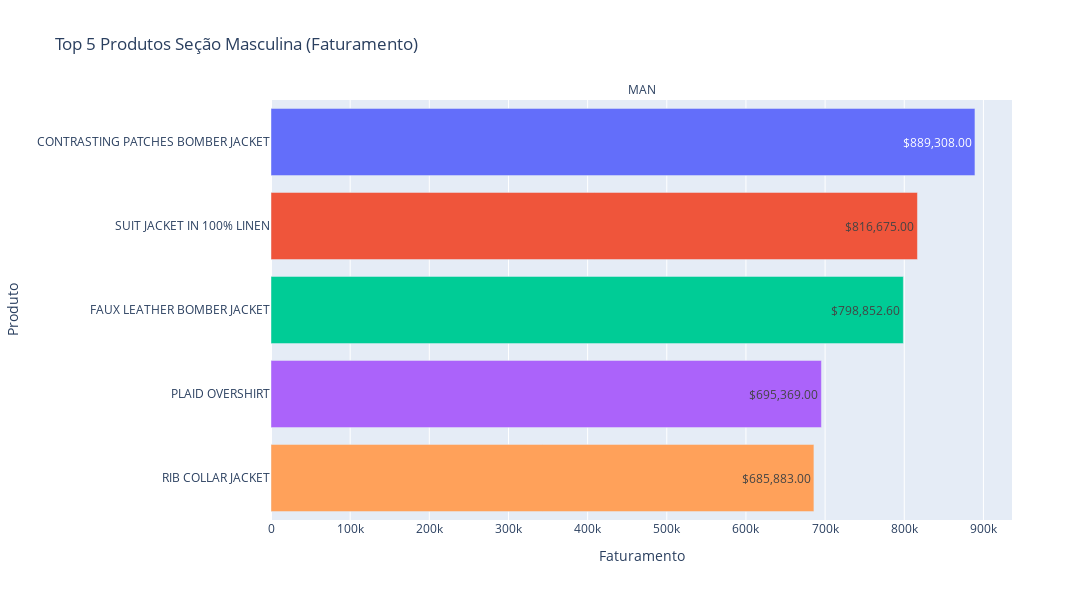

Notebook code for this chart:
### Code cell
fig = px.bar(
    top_5_secao_masc_faturamento,
    x='Total price',
    y='name',
    facet_col='section',
    orientation='h',
    color='name',
    title='Top 5 Produtos Seção Masculina (Faturamento)',
    text=top_5_secao_masc_faturamento['Total price'].apply(lambda x: f'${x:,.2f}')
)

fig.update_layout(
    height=600,
    width=1200,
    showlegend=False,
    yaxis_title='Produto',
    xaxis_title='Faturamento'
)
fig.for_each_annotation(lambda a: a.update(text=a.text.split("=")[-1]))  # Limpa texto do título das facetas
fig.show()

### Figure 1 — Plotly figure (JSON) as saved in the notebook; plotly's stock layout.template omitted (floating-point values rounded to 4 significant figures)
{"data": [{"alignmentgroup": "True", "hovertemplate": "name=%{y}<br>section=MAN<br>Total price=%{x}<br>text=%{text}<extra></extra>", "legendgroup": "CONTRASTING PATCHES BOMBER JACKET", "marker": {"color": "#636efa", "pattern": {"shape": ""}}, "name": "CONTRASTING PATCHES BOMBER JACKET", "offsetgroup": "CONTRASTING PATCHES BOMBER JACKET", "orientation": "h", "showlegend": true, "text": ["$889,308.00"], "textposition": "auto", "type": "bar", "x": [889308], "xaxis": "x", "y": ["CONTRASTING PATCHES BOMBER JACKET"], "yaxis": "y"}, {"alignmentgroup": "True", "hovertemplate": "name=%{y}<br>section=MAN<br>Total price=%{x}<br>text=%{text}<extra></extra>", "legendgroup": "SUIT JACKET IN 100% LINEN", "marker": {"color": "#EF553B", "pattern": {"shape": ""}}, "name": "SUIT JACKET IN 100% LINEN", "offsetgroup": "SUIT JACKET IN 100% LINEN", "orientation": "h", "showlegend": true, "text": ["$816,675.00"], "textposition": "auto", "type": "bar", "x": [816675], "xaxis": "x", "y": ["SUIT JACKET IN 100% LINEN"], "yaxis": "y"}, {"alignmentgroup": "True", "hovertemplate": "name=%{y}<br>section=MAN<br>Total price=%{x}<br>text=%{text}<extra></extra>", "legendgroup": "FAUX LEATHER BOMBER JACKET", "marker": {"color": "#00cc96", "pattern": {"shape": ""}}, "name": "FAUX LEATHER BOMBER JACKET", "offsetgroup": "FAUX LEATHER BOMBER JACKET", "orientation": "h", "showlegend": true, "text": ["$798,852.60"], "textposition": "auto", "type": "bar", "x": [798900.0], "xaxis": "x", "y": ["FAUX LEATHER BOMBER JACKET"], "yaxis": "y"}, {"alignmentgroup": "True", "hovertemplate": "name=%{y}<br>section=MAN<br>Total price=%{x}<br>text=%{text}<extra></extra>", "legendgroup": "PLAID OVERSHIRT", "marker": {"color": "#ab63fa", "pattern": {"shape": ""}}, "name": "PLAID OVERSHIRT", "offsetgroup": "PLAID OVERSHIRT", "orientation": "h", "showlegend": true, "text": ["$695,369.00"], "textposition": "auto", "type": "bar", "x": [695369], "xaxis": "x", "y": ["PLAID OVERSHIRT"], "yaxis": "y"}, {"alignmentgroup": "True", "hovertemplate": "name=%{y}<br>section=MAN<br>Total price=%{x}<br>text=%{text}<extra></extra>", "legendgroup": "RIB COLLAR JACKET", "marker": {"color": "#FFA15A", "pattern": {"shape": ""}}, "name": "RIB COLLAR JACKET", "offsetgroup": "RIB COLLAR JACKET", "orientation": "h", "showlegend": true, "text": ["$685,883.00"], "textposition": "auto", "type": "bar", "x": [685883], "xaxis": "x", "y": ["RIB COLLAR JACKET"], "yaxis": "y"}], "layout": {"annotations": [{"font": {}, "showarrow": false, "text": "MAN", "x": 0.5, "xanchor": "center", "xref": "paper", "y": 1, "yanchor": "bottom", "yref": "paper"}], "barmode": "relative", "height": 600, "legend": {"title": {"text": "name"}, "tracegroupgap": 0}, "showlegend": false, "title": {"text": "Top 5 Produtos Seção Masculina (Faturamento)"}, "width": 1200, "xaxis": {"anchor": "y", "domain": [0, 1], "title": {"text": "Faturamento"}}, "yaxis": {"anchor": "x", "categoryarray": ["RIB COLLAR JACKET", "PLAID OVERSHIRT", "FAUX LEATHER BOMBER JACKET", "SUIT JACKET IN 100% LINEN", "CONTRASTING PATCHES BOMBER JACKET"], "categoryorder": "array", "domain": [0, 1], "title": {"text": "Produto"}}}}
